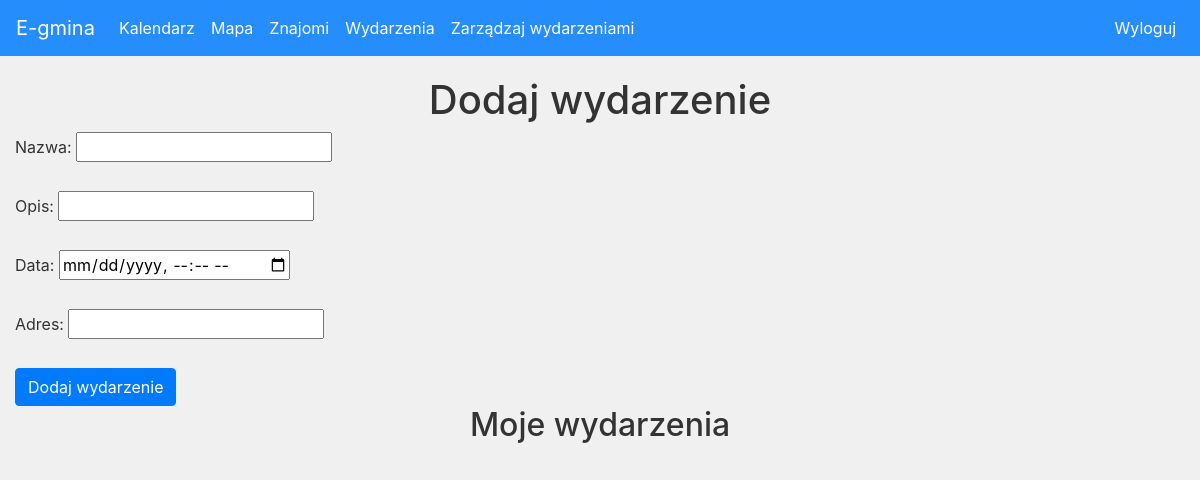
The app's page /events (signed in), older data.
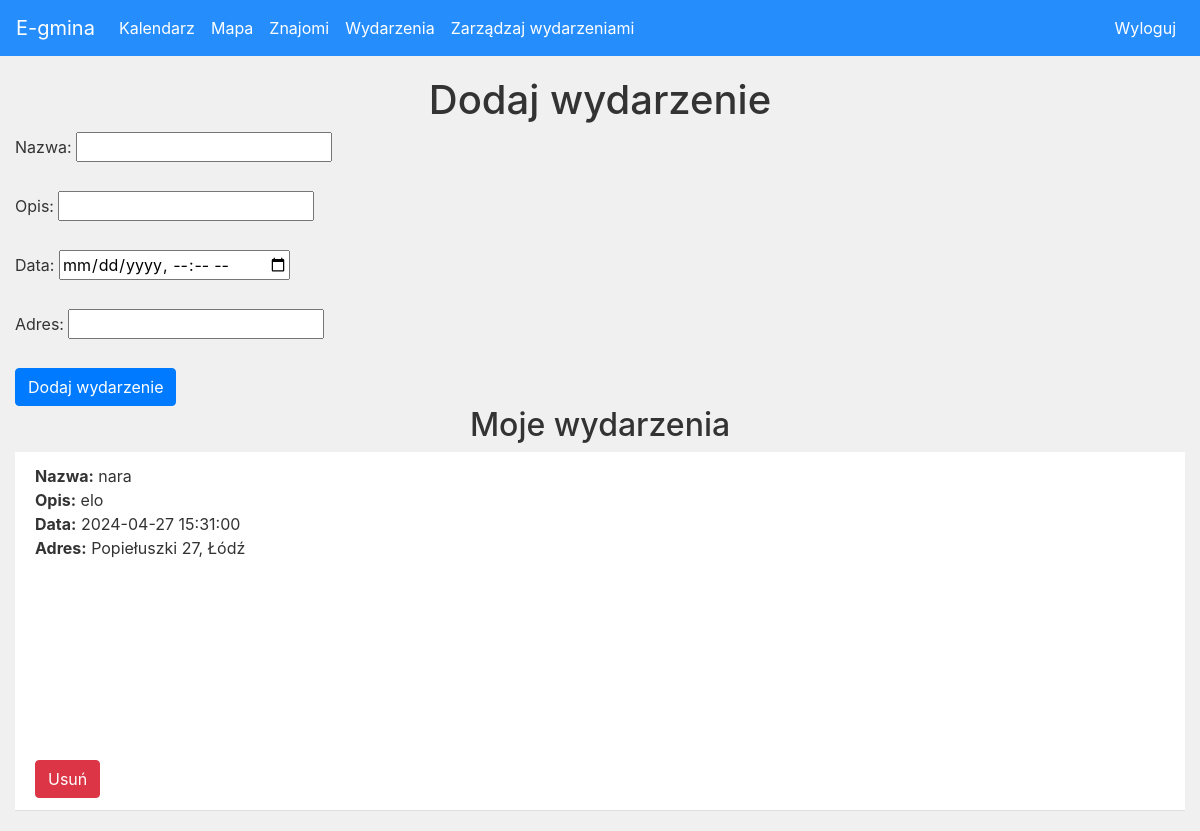
The same page, newer data.
### website/models.py (models this page shows)
class Event(db.Model):
    id = db.Column(db.Integer, primary_key=True)
    data = db.Column(db.String(10000))
    date = db.Column(db.DateTime(timezone=True), default=func.now())
    place = db.Column(db.String(150))
    name = db.Column(db.String(150))
    status = db.Column(db.String(50), default='pending')
    user_id = db.Column(db.Integer, db.ForeignKey('user.id'))

### website/views.py (the view, shortened to what this page needs)
@views.route('/events', methods=['GET', 'POST'])
@login_required
def event():
    user_events = current_user.Events
    return render_template('events.html', user=current_user,user_events=user_events)

### website/__init__.py (called while the page is built)
def create_app():
    app = Flask(__name__)
    app.config['SECRET_KEY'] = 'hjshjhdjah kjshkjdhjs'
    app.config['SQLALCHEMY_DATABASE_URI'] = f'sqlite:///{DB_NAME}'
    db.init_app(app)
    from .views import views
    from .auth import auth
    app.register_blueprint(views, url_prefix='/')
    app.register_blueprint(auth, url_prefix='/')
    from .models import User, Event
    with app.app_context():
        db.create_all()
        create_admin(app)
    login_manager = LoginManager()
    login_manager.login_view = 'auth.login_user'
    login_manager.init_app(app)
    @login_manager.user_loader
    def load_user(id):
        return User.query.get(int(id))
    return app

### website/templates/events.html (shortened to what this page needs)
{% extends "base.html" %}
{% block content %}
  <h1 align="center">Dodaj wydarzenie</h1>
  <body>
    <form method="POST">
        <label for="name">Nazwa:</label>
        <input type="text" id="name" name="name" required><br><br>
        <label for="data">Opis:</label>
        <input type="text" id="data" name="data" required><br><br>
        <label for="date">Data:</label>
        <input type="datetime-local" id="date" name="date" required><br><br>
        <label for="place">Adres:</label>
        <input type="text" id="place" name="place" required><br><br>
        <button type="submit" class="btn btn-primary" align="center">Dodaj wydarzenie</button>
    </form>
</body>
<h2 align="center">Moje wydarzenia</h2>
<ul class="list-group list-group-flush" id="Events">
  {% for event in user_events %}
  <li class="list-group-item">
    {% if event.status == 'rejected' %}
      <p>Twoje wydarzenie "{{ event.name }}" zostało odrzucone.</p>
      <button type="button" class="btn btn-danger" onClick="deleteEvent({{ event.id }})">Usuń</button>
    {% else %}
    <strong>Nazwa:</strong> {{ event.name }}<br>
    <strong>Opis:</strong> {{ event.data }}<br>
    <strong>Data:</strong> {{ event.date }}<br>
    <strong>Adres:</strong> {{ event.place }}<br>
    <div id="map-{{ event.id }}" style="height: 200px;"></div>
    <button type="button" class="btn btn-danger" onClick="deleteEvent({{ event.id }})">Usuń</button>
    {% endif %}
  </li>
  {% endfor %}
</ul>
{% endblock %}

### website/templates/base.html (shortened to what this page needs)
<!DOCTYPE html>
<html>
<head>
    <link rel="stylesheet" href="https://stackpath.bootstrapcdn.com/bootstrap/4.4.1/css/bootstrap.min.css">
    <link rel="stylesheet" href="https://stackpath.bootstrapcdn.com/font-awesome/4.7.0/css/font-awesome.min.css">
</head>
<body>
    <nav class="navbar navbar-expand-lg navbar-dark bg-primary">
        <a class="navbar-brand" id="home" href="/">E-gmina</a>
        <div class="collapse navbar-collapse" id="navbar">
            <div class="navbar-nav mr-auto">
                {% if current_user.is_authenticated %}
                <a class="nav-item nav-link" id="calendar" href="/calendar">Kalendarz</a>
                <a class="nav-item nav-link" id="maps" href="/maps">Mapa</a>
                <a class="nav-item nav-link" id="invite-friends" href="/invite-friends">Znajomi</a>
                    {% if current_user.role != 'user' %}
                        <a class="nav-item nav-link" id="events" href="/events">Wydarzenia</a>
                    {% endif %}
                    {% if current_user.role == 'admin' %}
                    <a class="nav-item nav-link" id="admin_events" href="/admin-events">Zarządzaj wydarzeniami</a>
                    {% endif %}
                {% else %}
                    <a class="nav-item nav-link" id="login" href="/login">Zaloguj</a>
                    <a class="nav-item nav-link" id="signUp" href="/sign-up">Zarejestruj</a>
                {% endif %}
            </div>
            <div class="navbar-nav ml-auto">
                {% if user.is_authenticated %}
                <a class="nav-item nav-link" id="logout" href="/logout">Wyloguj</a>
                {% endif %}
            </div>
        </div>
    </nav>
    <div class="container">{% block content %} {% endblock %}</div>
</body>
</html>

Row changes from the older to the newer data that the page shows:
added Event: name "nara", data "elo", date "2024-04-27 15:31:00", place "Popiełuszki 27, Łódź", {{ event.id }} 2 (drawn)
